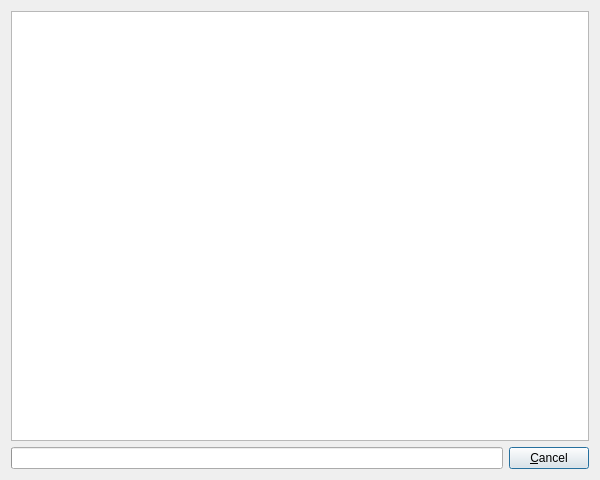
<?xml version="1.0" encoding="UTF-8"?>
<ui version="4.0">
 <class>progresswindowbase</class>
 <widget class="QDialog" name="progresswindowbase">
  <property name="geometry">
   <rect>
    <x>0</x>
    <y>0</y>
    <width>600</width>
    <height>480</height>
   </rect>
  </property>
  <property name="windowTitle">
   <string>dvbcut</string>
  </property>
  <layout class="QVBoxLayout">
   <item>
    <widget class="QTextBrowser" name="logbrowser">
     <property name="lineWrapMode">
      <enum>QTextEdit::NoWrap</enum>
     </property>
    </widget>
   </item>
   <item>
    <layout class="QHBoxLayout">
     <item>
      <widget class="QProgressBar" name="progressbar">
       <property name="maximum">
        <number>1000</number>
       </property>
      </widget>
     </item>
     <item>
      <widget class="QPushButton" name="cancelbutton">
       <property name="text">
        <string>&amp;Cancel</string>
       </property>
      </widget>
     </item>
    </layout>
   </item>
  </layout>
 </widget>
 <layoutdefault spacing="6" margin="11"/>
 <resources/>
 <connections>
  <connection>
   <sender>cancelbutton</sender>
   <signal>clicked()</signal>
   <receiver>progresswindowbase</receiver>
   <slot>clickedcancel()</slot>
   <hints>
    <hint type="sourcelabel">
     <x>20</x>
     <y>20</y>
    </hint>
    <hint type="destinationlabel">
     <x>20</x>
     <y>20</y>
    </hint>
   </hints>
  </connection>
 </connections>
</ui>
